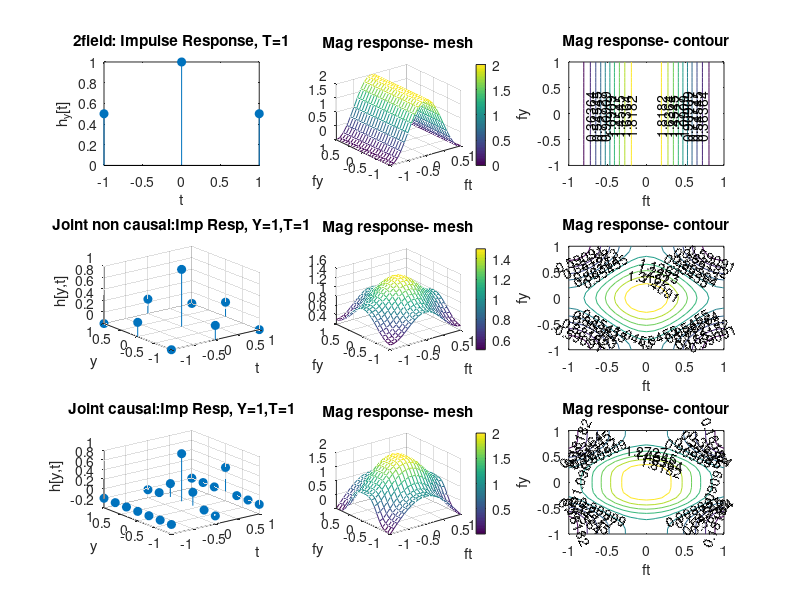

Write the MATLAB code that produced this figure.
%% Deinterlacing filters- Implementation
% (a) vertical two-line averaging 
% (b) vertical four-line averaging
% (c) temporal zero-hold (?eld merging)
% (d) temporal two-?eld averaging
% (e) joint non-causal line and ?eld averaging
% (f) joint causal line and ?eld averaging

%% Vertical 2 line averaging
h = [1,2,1]/2;
n = linspace(-1,1,length(h));
subplot(3,3,1); stem(n,h, 'filled') % Impulse response
title('2line: Impulse Response, Y=1')
xlabel('y')
ylabel('h_t[y]')

fy = linspace(-1,1,21);
omega_y = linspace(-pi,pi,21);
H = 1 + cos(omega_y);
% stem(fy,(abs(H)), 'filled') % Magnitude response

ft = linspace(-1,1,21);
[X,~] = meshgrid(omega_y,ft);
[X1,Y1] = meshgrid(fy,ft);
Z = 1 + cos(X);
subplot(3,3,2); mesh(X1,Y1,Z)
xlabel('fy')
ylabel('ft')
title('Mag response- mesh') % (Y=1, fy=\pm1, \Omega=\pm\pi)')
colorbar
% view(90, 90)

subplot(3,3,3); [C,~] = contour(X1,Y1,Z);
clabel(C)
xlabel('fy')
ylabel('ft')
title('Mag response- contour') %  (Y=1, fy=\pm1, \Omega=\pm\pi)')
view(90, 90)

%% Vertical 4-line averaging
h = [1,0,7,16,7,0,1]'/16;
n = linspace(-1,1,length(h));
subplot(3,3,4); stem(n,h, 'filled') % Impulse response
title('4line: Impulse Response, Y=1')
xlabel('y')
ylabel('h_t[y]')

fy = linspace(-1,1,21);
omega_y = linspace(-pi,pi,21);
H = 1 + (7/8)*cos(omega_y) + (1/8)*cos(3*omega_y);

ft = linspace(-1,1,21);
[X,~] = meshgrid(omega_y,ft);
[X1,Y1] = meshgrid(fy,ft);
Z = 1 + (7/8)*cos(X) + (1/8)*cos(3*X);
subplot(3,3,5); mesh(X1,Y1,Z)
xlabel('fy')
ylabel('ft')
title('Mag response- mesh') % (Y=1, fy=\pm1, \Omega=\pm\pi)')
colorbar

subplot(3,3,6); [C,~] = contour(X1,Y1,Z);
clabel(C)
xlabel('fy')
ylabel('ft')
title('Mag response- contour') %  (Y=1, fy=\pm1, \Omega=\pm\pi)')
view(90, 90)

%% Temporal zero-hold (?eld merging)
h = [0,1,1];
n = linspace(-1,1,length(h));
subplot(3,3,7); stem(n,h, 'filled') % Impulse response
title('0hold: Impulse Response, T=1')
xlabel('t')
ylabel('h_y[t]')

fy = linspace(-1,1,21);
omega_t = linspace(-pi,pi,21);
H = 1 + exp(-1i*omega_t);

ft = linspace(-1,1,21);
[X,~] = meshgrid(omega_t,fy);
[X1,Y1] = meshgrid(ft,fy);
Z = abs(1 + cos(X) + 1i*sin(X));
subplot(3,3,8); mesh(X1,Y1,Z)
xlabel('ft')
ylabel('fy')
title('Mag response- mesh') % (Y=1, fy=\pm1, \Omega=\pm\pi)')
colorbar

subplot(3,3,9); [C,~] = contour(X1,Y1,Z);
clabel(C)
xlabel('ft')
ylabel('fy')
title('Mag response- contour') %  (Y=1, fy=\pm1, \Omega=\pm\pi)')

%% Temporal two-?eld averaging
h = [1,2,1]/2;
n = linspace(-1,1,length(h));
subplot(3,3,1); stem(n,h, 'filled') % Impulse response
title('2field: Impulse Response, T=1')
xlabel('t')
ylabel('h_y[t]')

fy = linspace(-1,1,21);
omega_t = linspace(-pi,pi,21);
H = 1 + exp(-1i*omega_t);

ft = linspace(-1,1,21);
[X,~] = meshgrid(omega_t,fy);
[X1,Y1] = meshgrid(ft,fy);
Z = abs(1 + cos(X));
subplot(3,3,2); mesh(X1,Y1,Z)
xlabel('ft')
ylabel('fy')
title('Mag response- mesh') % (Y=1, fy=\pm1, \Omega=\pm\pi)')
colorbar

subplot(3,3,3); [C,~] = contour(X1,Y1,Z);
clabel(C)
xlabel('ft')
ylabel('fy')
title('Mag response- contour') %  (Y=1, fy=\pm1, \Omega=\pm\pi)')

%% Joint non-causal line and ?eld averaging
h = [0,1,0;1,4,1;0,1,0]/4;
n1 = linspace(-1,1,3);
n2 = linspace(-1,1,3);
[N1,N2] = meshgrid(n1,n2);
subplot(3,3,4); stem3(N1,N2,h ,'filled') % Impulse response
title('Joint non causal:Imp Resp, Y=1,T=1')
xlabel('t')
ylabel('y')
zlabel('h[y,t]')

fy = linspace(-1,1,21);
omega_t = linspace(-pi,pi,21);
omega_y = linspace(-pi,pi,21);
H = 1 + exp(-1i*omega_t);

ft = linspace(-1,1,21);
[X,Y] = meshgrid(omega_t,omega_y);
[X1,Y1] = meshgrid(ft,fy);
Z = abs(1 + 0.25*cos(X) + 0.25*cos(Y));
subplot(3,3,5); mesh(X1,Y1,Z)
xlabel('ft')
ylabel('fy')
title('Mag response- mesh') % (Y=1, fy=\pm1, \Omega=\pm\pi)')
colorbar

subplot(3,3,6); [C,~] = contour(X1,Y1,Z);
clabel(C)
xlabel('ft')
ylabel('fy')
title('Mag response- contour') %  (Y=1, fy=\pm1, \Omega=\pm\pi)')

%% Joint causal line and ?eld averaging
h = [0,-1,0; 0,0,0; 0,9,0; 0,32,16; 0,9,0; 0,0,0; 0,-1,0]/32;
n1 = linspace(-1,1,3);
n2 = linspace(-1,1,7);
[N1,N2] = meshgrid(n1,n2);
subplot(3,3,7); stem3(N1,N2,h ,'filled') % Impulse response
title('Joint causal:Imp Resp, Y=1,T=1')
xlabel('t')
ylabel('y')
zlabel('h[y,t]')

fy = linspace(-1,1,21);
omega_t = linspace(-pi,pi,21);
omega_y = linspace(-pi,pi,21);
% H = 1 + exp(-1i*omega_t);

ft = linspace(-1,1,21);
[X,Y] = meshgrid(omega_t,omega_y);
[X1,Y1] = meshgrid(ft,fy);
Z = abs(1 + 0.5*exp(-1i*X) - (1/16)*cos(3*Y) + (9/16)*cos(Y));
subplot(3,3,8); mesh(X1,Y1,Z)
xlabel('ft')
ylabel('fy')
title('Mag response- mesh') % (Y=1, fy=\pm1, \Omega=\pm\pi)')
colorbar

subplot(3,3,9); [C,~] = contour(X1,Y1,Z);
clabel(C)
xlabel('ft')
ylabel('fy')
title('Mag response- contour') %  (Y=1, fy=\pm1, \Omega=\pm\pi)')

